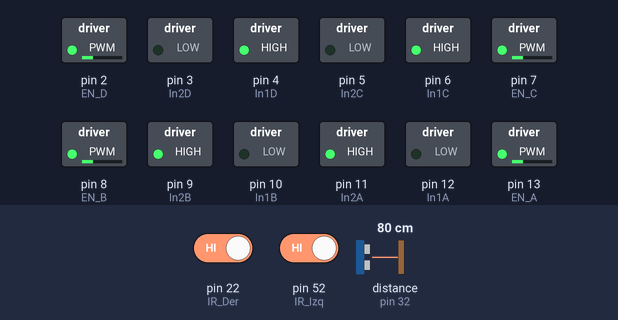
A sketch run on a simulated Arduino Mega 2560, built with avr-gcc and run on an emulated ATmega2560. On the bench: switched loads named in the sketch (green lamp = pin HIGH). Dashed ring = blinking. Inputs (shaded band) come from the test bench; at power-on: pin 22 (IR_Der) HIGH, distance to the obstacle (sensor on pin 32) 80 cm, pin 52 (IR_Izq) HIGH. The echo pulse lasts 58.3 µs per cm; pins used as bus, display or sensor lines are not drawn.

Above: at 1.2 s.
1.3 s: pin 22 (IR_Der) driven LOW
At 1.8 s:
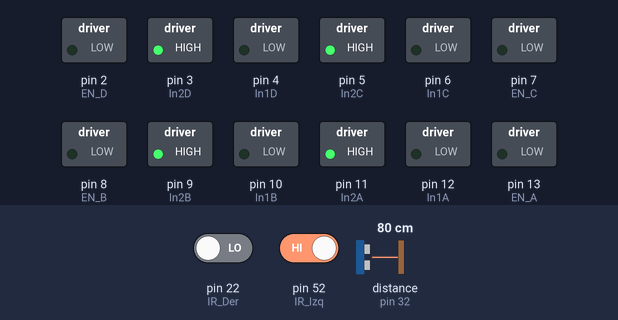
4.3 s: distance to the obstacle (sensor on pin 32) set to 4 cm
7.3 s: distance to the obstacle (sensor on pin 32) set to 2 cm
At 7.3 s:
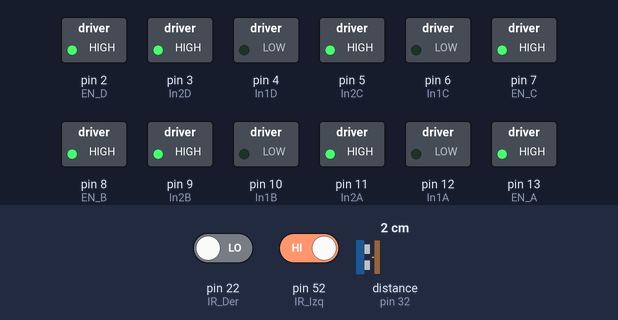
8.8 s: distance to the obstacle (sensor on pin 32) set to 9 cm
At 8.88 s:
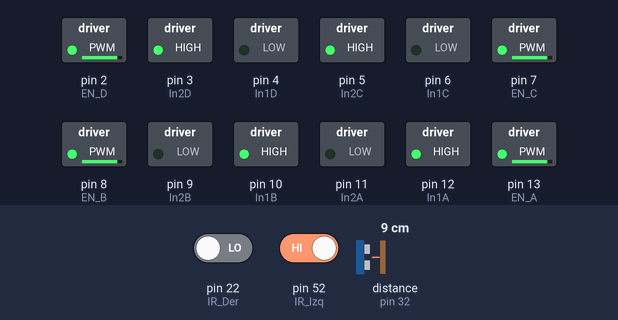
11.8 s: pin 22 (IR_Der) driven HIGH
At 13.0 s:
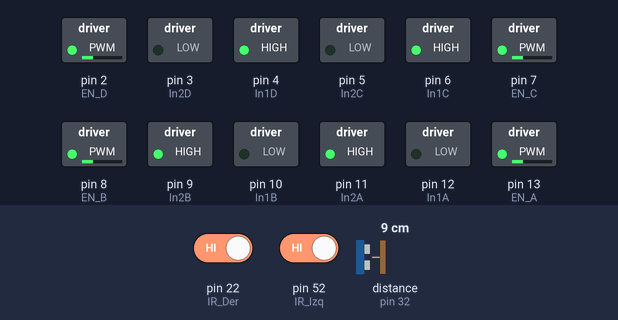
13.8 s: pin 52 (IR_Izq) driven LOW
At 14.6 s:
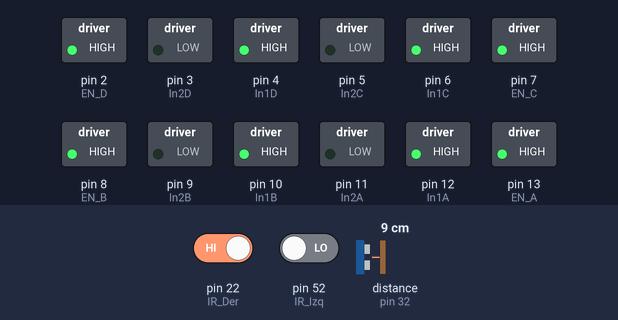
Timing chart, 0 to 17.8 s (numbered marks = the images above; inputs shaded):
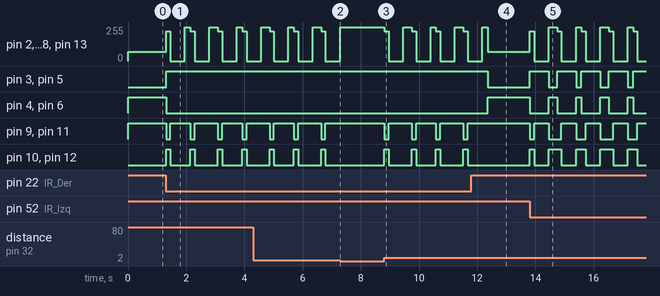

Measured:
- the behaviour switches between 3 and 2 cm on distance to the obstacle (sensor on pin 32) (found by bisection; images 1 and 2)
- after the input at 1.3 s, pin 2 (EN_D): 70/255 → 225/255 at once, → 0/255 0.15 s later, → 255/255 0.50 s later, → 225/255 0.19 s later, … (11 changes in this stretch); pin 3 (In2D): LOW → HIGH at once
- after the input at 7.3 s, pin 2 (EN_D), pin 7 (EN_C), pin 8 (EN_B), pin 13 (EN_A): stops changing and stays 255/255; pin 9 (In2B), pin 11 (In2A): stops changing and stays HIGH; pin 10 (In1B), pin 12 (In1A): stops changing and stays LOW
- after the input at 8.8 s, pin 2 (EN_D), pin 7 (EN_C): 255/255 → 225/255 at once, → 0/255 0.15 s later, → 255/255 0.50 s later, → 225/255 0.29 s later, … (11 changes in this stretch)
- after the input at 11.8 s, pin 3 (In2D), pin 5 (In2C): HIGH → LOW after 0.56 s; pin 4 (In1D), pin 6 (In1C): LOW → HIGH after 0.56 s; pin 9 (In2B), pin 11 (In2A): stops changing and stays HIGH; pin 10 (In1B), pin 12 (In1A): stops changing and stays LOW
- after the input at 13.8 s, pin 2 (EN_D): 70/255 → 225/255 at once, then repeats every 1.8 s: 0/255 0.50 s, 255/255 0.29 s, 225/255 0.15 s, 0/255 0.50 s, 255/255 0.19 s, 225/255 0.15 s; pin 3 (In2D): LOW → HIGH at once, → LOW 0.65 s later, → HIGH 0.29 s later, → LOW 0.65 s later, … (9 changes in this stretch)

The sketch:

CodigoFuente.ino
```cpp
//Motor A
const int In1A  = 12;    // IN1
const int In2A  = 11;    // IN2
//Motor B
const int In1B  = 10;    // IN3
const int In2B  = 9;    // IN4
int EN_A = 13;                 // ENA
int EN_B = 8;                 // ENB
//Motor C
const int In1C  = 6;    // IN1
const int In2C  = 5;    // IN2
//Motor D
const int In1D  = 4;    // IN3
const int In2D  = 3;    // IN4
int EN_C = 7;                 // ENA
int EN_D = 2;                 // ENB

//Infrarojo Izquierdo
const int IR_Izq = 52;
const int Vcc_IR_Izq = 53;
bool IR_Izq_D0;

//Infrarojo Derecho
const int IR_Der = 22;
const int Vcc_IR_Der = 24;
bool IR_Der_D0;

//Velocidad de los motores
int speed;

//contador de tiempo para los giros
unsigned long tiempo1 = 0;
unsigned long tiempo2 = 0;
unsigned long tiempoSegundos = 0;
int contador_vueltas;
bool giro_brusco;

//Ultrasonico centro
const int Trig_Centro = 33;
const int Echo_Centro = 32;

//Ultrasonico izquierda
const int Trig_Izq = 35;
const int Echo_Izq = 34;

//Ultrasonico derecha
const int Trig_Der = 31;
const int Echo_Der = 30;

//Adafruit LED
const int Adress_LED = 38;

//Ultimo Giro detectado
bool Giro_Izq;

void setup() {
  Serial.begin(9600);
  speed = 0;
  pinMode(EN_A, OUTPUT);
  pinMode(EN_B, OUTPUT);
  pinMode(In1A, OUTPUT);
  pinMode(In2A, OUTPUT);
  pinMode(In1B, OUTPUT);
  pinMode(In2B, OUTPUT);

  pinMode(EN_C, OUTPUT);
  pinMode(EN_D, OUTPUT);
  pinMode(In1C, OUTPUT);
  pinMode(In2C, OUTPUT);
  pinMode(In1D, OUTPUT);
  pinMode(In2D, OUTPUT);


  pinMode(IR_Der, INPUT);
  pinMode(Vcc_IR_Der, OUTPUT);

  pinMode(IR_Izq, INPUT);
  pinMode(Vcc_IR_Izq, OUTPUT);

  digitalWrite(Vcc_IR_Izq, HIGH);
  digitalWrite(Vcc_IR_Der, HIGH);

  pinMode(Trig_Centro, OUTPUT);
  pinMode(Echo_Centro, INPUT);

  pinMode(Trig_Izq, OUTPUT);
  pinMode(Echo_Izq, INPUT);

  pinMode(Trig_Der, OUTPUT);
  pinMode(Echo_Der, INPUT);

  digitalWrite(In1A, LOW); //Direccion del motor A
  digitalWrite(In2A, HIGH);

  digitalWrite(In1B, LOW); //Direccion del motor B
  digitalWrite(In2B, HIGH);

  digitalWrite(In1C, HIGH); //Direccion del motor C
  digitalWrite(In2C, LOW);

  digitalWrite(In1D, HIGH); //Direccion del motor D
  digitalWrite(In2D, LOW);

  tiempo1 = millis();
  contador_vueltas = 0;
  giro_brusco = false;

  Giro_Izq = false;
}

void loop() {
  tiempo1 = millis();
  if (deteccion_izq() && deteccion_der()) { // No hay ninguna linea, puede continuar
    Recto();
  } else if (!deteccion_izq() && !deteccion_der()) {
    if (Giro_Izq) {
      Giro_Izq = true;
      tiempo_transcurrido();
      Atras();
      Detenido();
      if (giro_brusco) {
        Mas_90();
        giro_brusco = false;
        contador_vueltas = 0;
      } else {
        Mas_45();
      }

    } else {
      Giro_Izq = false;
      tiempo_transcurrido();
      Atras();
      Detenido();
      if (giro_brusco) {
        Menos_90();
        giro_brusco = false;
        contador_vueltas = 0;
      } else {
        Menos_45();
      }
    }
  } else if (UltraSonico_Centro()) {
    //--------------------------------------------------------------------Aqui va el codigo del ultrasonico
  } else if (!deteccion_izq()) { //Detecto una linea a su izquierda
    Giro_Izq = false;
    tiempo_transcurrido();
    Atras();
    Detenido();
    if (giro_brusco) {
      Menos_90();
      giro_brusco = false;
      contador_vueltas = 0;
    } else {
      Menos_45();
    }
  } else if (!deteccion_der()) { //Detecto una linea a su derecha
    Giro_Izq = true;
    tiempo_transcurrido();
    Atras();
    Detenido();
    if (giro_brusco) {
      Mas_90();
      giro_brusco = false;
      contador_vueltas = 0;
    } else {
      Mas_45();
    }
  }
  delay(10);
}

bool UltraSonico_Centro() {
  long t; //timepo que demora en llegar el eco
  long d; //distancia en centimetros

  digitalWrite(Trig_Centro, HIGH);
  delayMicroseconds(10);          //Enviamos un pulso de 10us
  digitalWrite(Trig_Centro, LOW);

  t = pulseIn(Echo_Centro, HIGH); //obtenemos el ancho del pulso
  d = t / 59;           //escalamos el tiempo a una distancia en cm
  if (d > 1) {
    return false;
  } else {
    return true;
  }
}

void tiempo_transcurrido() {
  tiempo2 = millis();
  if ((tiempo2 - tiempo1) < 1400) {
    tiempo1 = millis();
    contador_vueltas++;
  }
  if (contador_vueltas == 2) {
    giro_brusco = true;
  }
}

bool deteccion_izq() {
  IR_Izq_D0 = digitalRead(IR_Izq);
  return IR_Izq_D0;
}

bool deteccion_der() {
  IR_Der_D0 = digitalRead(IR_Der);
  return IR_Der_D0;
}

void Mas_45() {
  digitalWrite(In1A, LOW); //Direccion del motor A
  digitalWrite(In2A, HIGH);

  digitalWrite(In1B, LOW); //Direccion del motor B
  digitalWrite(In2B, HIGH);

  digitalWrite(In1C, LOW); //Atras motor C
  digitalWrite(In2C, HIGH);

  digitalWrite(In1D, LOW); //Atras motor D
  digitalWrite(In2D, HIGH);
  speed = 255;

  analogWrite(EN_A, speed);      //Setea el valor de la velocidad del motor
  analogWrite(EN_B, speed);      //Setea el valor de la velocidad del motor
  analogWrite(EN_C, speed);      //Setea el valor de la velocidad del motor
  analogWrite(EN_D, speed);      //Setea el valor de la velocidad del motor
  delay(175);
}

void Menos_45() {
  digitalWrite(In1A, HIGH); //Direccion del motor A
  digitalWrite(In2A, LOW);

  digitalWrite(In1B, HIGH); //Direccion del motor B
  digitalWrite(In2B, LOW);

  digitalWrite(In1C, HIGH); //Atras motor C
  digitalWrite(In2C, LOW);

  digitalWrite(In1D, HIGH); //Atras motor D
  digitalWrite(In2D, LOW);
  speed = 255;

  analogWrite(EN_A, speed);      //Setea el valor de la velocidad del motor
  analogWrite(EN_B, speed);      //Setea el valor de la velocidad del motor
  analogWrite(EN_C, speed);      //Setea el valor de la velocidad del motor
  analogWrite(EN_D, speed);      //Setea el valor de la velocidad del motor
  delay(175);
}

void Menos_90() {
  digitalWrite(In1A, HIGH); //Direccion del motor A
  digitalWrite(In2A, LOW);

  digitalWrite(In1B, HIGH); //Direccion del motor B
  digitalWrite(In2B, LOW);

  digitalWrite(In1C, HIGH); //Atras motor C
  digitalWrite(In2C, LOW);

  digitalWrite(In1D, HIGH); //Atras motor D
  digitalWrite(In2D, LOW);
  speed = 255;

  analogWrite(EN_A, speed);      //Setea el valor de la velocidad del motor
  analogWrite(EN_B, speed);      //Setea el valor de la velocidad del motor
  analogWrite(EN_C, speed);      //Setea el valor de la velocidad del motor
  analogWrite(EN_D, speed);      //Setea el valor de la velocidad del motor
  delay(275);
}

void Mas_90() {
  digitalWrite(In1A, LOW); //Direccion del motor A
  digitalWrite(In2A, HIGH);

  digitalWrite(In1B, LOW); //Direccion del motor B
  digitalWrite(In2B, HIGH);

  digitalWrite(In1C, LOW); //Atras motor C
  digitalWrite(In2C, HIGH);

  digitalWrite(In1D, LOW); //Atras motor D
  digitalWrite(In2D, HIGH);
  speed = 255;

  analogWrite(EN_A, speed);      //Setea el valor de la velocidad del motor
  analogWrite(EN_B, speed);      //Setea el valor de la velocidad del motor
  analogWrite(EN_C, speed);      //Setea el valor de la velocidad del motor
  analogWrite(EN_D, speed);      //Setea el valor de la velocidad del motor
  delay(275);
}

void Detenido() {
  digitalWrite(In1A, LOW); //Direccion del motor A
  digitalWrite(In2A, HIGH);

  digitalWrite(In1B, LOW); //Direccion del motor B
  digitalWrite(In2B, HIGH);

  digitalWrite(In1C, LOW); //Atras motor C
  digitalWrite(In2C, HIGH);

  digitalWrite(In1D, LOW); //Atras motor D
  digitalWrite(In2D, HIGH);
  speed = 0;

  analogWrite(EN_A, speed);      //Setea el valor de la velocidad del motor
  analogWrite(EN_B, speed);      //Setea el valor de la velocidad del motor
  analogWrite(EN_C, speed);      //Setea el valor de la velocidad del motor
  analogWrite(EN_D, speed);      //Setea el valor de la velocidad del motor
  delay(500);
}

void Recto() {
  digitalWrite(In1A, LOW); //Direccion del motor A
  digitalWrite(In2A, HIGH);

  digitalWrite(In1B, LOW); //Direccion del motor B
  digitalWrite(In2B, HIGH);

  digitalWrite(In1C, HIGH); //Direccion del motor C
  digitalWrite(In2C, LOW);

  digitalWrite(In1D, HIGH); //Direccion del motor D
  digitalWrite(In2D, LOW);

  speed = 70;

  analogWrite(EN_A, speed);      //Setea el valor de la velocidad del motor
  analogWrite(EN_B, speed);      //Setea el valor de la velocidad del motor
  analogWrite(EN_C, speed);      //Setea el valor de la velocidad del motor
  analogWrite(EN_D, speed);      //Setea el valor de la velocidad del motor
}

void Lento() {
  digitalWrite(In1A, LOW); //Direccion del motor A
  digitalWrite(In2A, HIGH);

  digitalWrite(In1B, LOW); //Direccion del motor B
  digitalWrite(In2B, HIGH);

  digitalWrite(In1C, HIGH); //Direccion del motor C
  digitalWrite(In2C, LOW);

  digitalWrite(In1D, HIGH); //Direccion del motor D
  digitalWrite(In2D, LOW);

  speed = 80;

  analogWrite(EN_A, speed);      //Setea el valor de la velocidad del motor
  analogWrite(EN_B, speed);      //Setea el valor de la velocidad del motor
  analogWrite(EN_C, speed);      //Setea el valor de la velocidad del motor
  analogWrite(EN_D, speed);      //Setea el valor de la velocidad del motor

  delay(1000);
}

void Atras() {
  digitalWrite(In1A, HIGH); //Direccion del motor A
  digitalWrite(In2A, LOW);

  digitalWrite(In1B, HIGH); //Direccion del motor B
  digitalWrite(In2B, LOW);

  digitalWrite(In1C, LOW); //Direccion del motor C
  digitalWrite(In2C, HIGH);

  digitalWrite(In1D, LOW); //Direccion del motor D
  digitalWrite(In2D, HIGH);

  speed = 225;

  analogWrite(EN_A, speed);      //Setea el valor de la velocidad del motor
  analogWrite(EN_B, speed);      //Setea el valor de la velocidad del motor
  analogWrite(EN_C, speed);      //Setea el valor de la velocidad del motor
  analogWrite(EN_D, speed);      //Setea el valor de la velocidad del motor
  delay(150);
}
```
